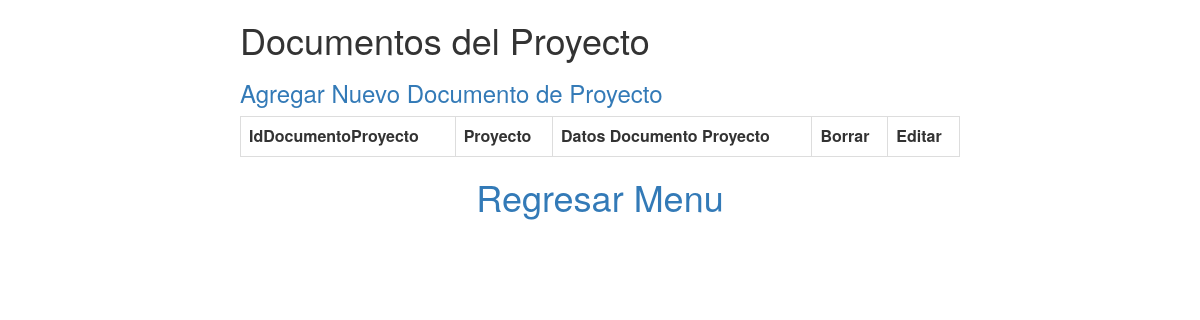
The page /proyectodocs on the database as committed earlier.
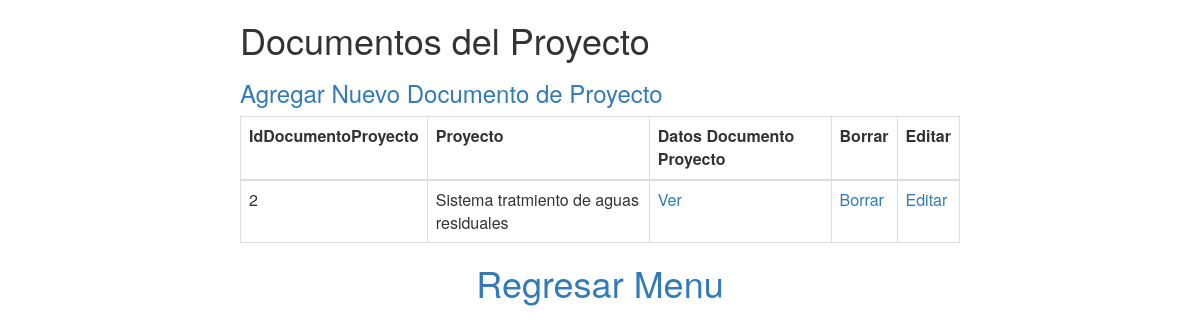
The same page on the database as committed later.
### series/models.py (models this page shows)
class ProyectoDocs(models.Model):
    proyecto = models.ForeignKey(Proyecto, on_delete=models.CASCADE)
    codigoFase = models.IntegerField()
    codigoNivel = models.IntegerField()
    fechInicio =models.DateField()
    fechFin = models.DateField()
    costEst = models.FloatField()
    observacion = models.TextField(max_length=500)
    estPyto = models.IntegerField()
    tipoEntregable = models.IntegerField()
    codEntrega = models.IntegerField()
    codEsp = models.IntegerField()
    codResp = models.IntegerField()
    vigente = models.CharField(max_length=1,default='1')

class Proyecto(models.Model):
    codigoFase = models.IntegerField()
    codigoNivel = models.IntegerField()
    codSnip = models.CharField(max_length=10)
    nombre= models.CharField(max_length=100)
    fechReg = models.DateField()
    costoPip = models.FloatField()
    costoDir = models.FloatField()
    codFuncion = models.CharField(max_length=100)
    departamento = models.ForeignKey(Departamento, on_delete=models.CASCADE)
    distrito = models.ForeignKey(Distrito, on_delete=models.CASCADE)
    provincia = models.ForeignKey(Provincia, on_delete=models.CASCADE)
    codCli = models.ForeignKey(Cliente, on_delete=models.CASCADE)
    codEsp = models.IntegerField()
    codResp = models.IntegerField()
    observacion = models.TextField(max_length=500)
    vigente = models.CharField(max_length=1,default='1')
    def __str__(self):
        return self.nombre

### series/views.py (the view)
# urls.py: url(r'^proyectodocs$', views.ProyectoDocsListFunc, name='list_pd'),
def ProyectoDocsListFunc(request):
    proyectodocs = ProyectoDocs.objects.filter(vigente='1')
    return render(request,'series/lista_proyectodocs.html', {'proyectodocs': proyectodocs})

### series/templates/series/lista_proyectodocs.html (shortened to what this page needs)
{% load staticfiles %}
<html>
<head>
    <link rel="stylesheet" href="{% static 'css/style_registry.css' %}">
    <link rel="stylesheet" type="text/css" href="{% static 'css/bootstrap.css' %}">
</head>
<body>
<div class="container-table">
    <h1>Documentos del Proyecto</h1>
    <a href="{% url "new_pd" %}"><h3>Agregar Nuevo Documento de Proyecto</h3></a>
    <table class="table table-bordered table-responsive">
        <tr>
            <th>IdDocumentoProyecto</th>
            <th>Proyecto</th>
            <th>Datos Documento Proyecto</th>
            <th>Borrar</th>
            <th>Editar</th>
        </tr>
        <tbody>
            {% for proyectodoc in proyectodocs %}
            <tr>
                <td>{{proyectodoc.id}}</td>
                <td>{{proyectodoc.proyecto}}</td>
                <td><a href="{% url "det_pd" proyectodoc.id %}">Ver</a></td>
                <td><a href="{% url "del_pd" proyectodoc.id %}">Borrar</a></td>
                <td><a href="{% url "upd_pd" proyectodoc.id %}">Editar</a></td>
            </tr>
            {% endfor %}
        </tbody>
    </table>
</div>
<center><h1><a href="{% url "index" %}">Regresar Menu</a></h1></center>
</body>
</html>

Rows that differ between the two databases and show on the page:
added ProyectoDocs: id "2", proyecto "Sistema tratmiento de aguas residuales"
